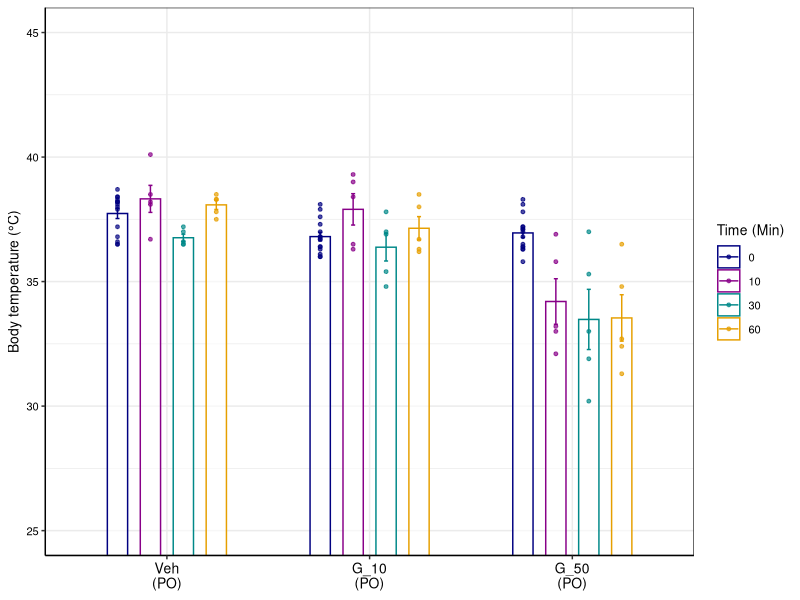
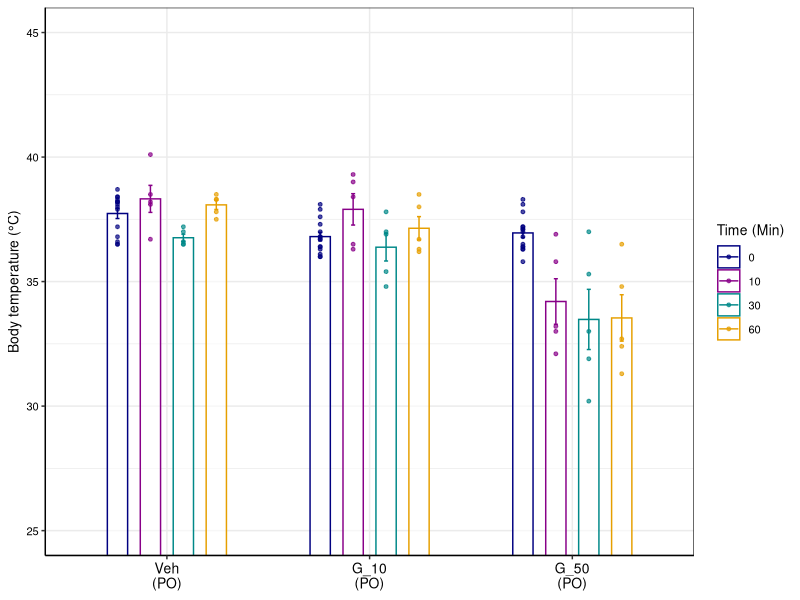

The R script that drew these images, in order:
## ---- chunk 1
library(dplyr)
library(readxl)
library(ggplot2)
library(multcomp)
## ---- chunk 2
temp_data <- read_excel("Male cohort 2 - PO/Data to plot - cohort 2.xlsx", sheet = "Temp_2")
temp_data$`Mouse Group` <- ifelse(temp_data$`Mouse Group` == 'Vehicle', 'Veh\n(PO)', ifelse(temp_data$`Mouse Group` == 'GDCA (10mg/kg, PO)', 'G_10\n(PO)', 'G_50\n(PO)'))
temp_data$`Mouse Group` <- factor(temp_data$`Mouse Group`,
                                levels = c("Veh\n(PO)", "G_10\n(PO)", "G_50\n(PO)"))
temp_data <- dplyr::rename(temp_data, MouseGroup = `Mouse Group`)

temp_data$Time <- factor(temp_data$Time, levels = c(0, 10, 30, 60))
## ---- chunk 3
custom_colors <- c("30"="#008888", "10"="#880088", "0"="#000080", "60"="#E69F00")

pd <- position_dodge(width = 0.65)

ggplot(temp_data, aes(x = MouseGroup, y = Value)) +
  stat_summary(
    aes(color = Time),
    fun = mean,
    geom = "bar",
    fill = "white",
    position = pd,
    width = 0.4,
    alpha = 0.6
  ) +
  stat_summary(
    aes(color = Time),
    fun.data = mean_se,
    geom = "errorbar",
    position = pd,
    width = 0.08
  ) +
  geom_point(
    aes(color = Time),
    position = pd,
    size = 1,
    alpha = 0.7
  ) +
  scale_color_manual(values = custom_colors) +
  labs(y = "Body temperature (°C)", color = "Time (Min)") +
  theme_bw() +
  theme(
    axis.line = element_line(color = "black"),
    axis.text.y = element_text(size = 8, color = "black"),
    axis.text.x = element_text(size = 10, color = "black"),
    axis.title.y = element_text(size = 10, color = "black"),
    axis.title.x = element_blank(),
    legend.text = element_text(size = 8, color = "black"),
    legend.title = element_text(size = 10, color = "black")
  ) +
  coord_cartesian(ylim = c(25, 45))

ggsave("Male cohort 2 - PO/Temp_Graph_cohort2.pdf", width = 4, height = 2)
## ---- chunk 4
# Vehicle
veh <- dplyr::filter(temp_data, MouseGroup == 'Veh\n(PO)')
# https://biostat.jhsph.edu/~iruczins/teaching/materials/code/av5/c.av5.a.html
anova_result_veh <- aov(Value ~ Time, data = veh)
summary(anova_result_veh)
dunnett_result_veh <- glht(anova_result_veh,
                               linfct=mcp(Time="Dunnett"))
summary(dunnett_result_veh)
confint(dunnett_result_veh)

# GDCA (10 mg/kg)
gdca_10 <- dplyr::filter(temp_data, MouseGroup == 'G_10\n(PO)')
anova_result_g10 <- aov(Value ~ Time, data = gdca_10)
summary(anova_result_g10)

# GDCA (50 mg/kg)
gdca_50 <- dplyr::filter(temp_data, MouseGroup == 'G_50\n(PO)')
anova_result_g50 <- aov(Value ~ Time, data = gdca_50)
summary(anova_result_g50)
dunnett_result_g50 <- glht(anova_result_g50,
                               linfct=mcp(Time="Dunnett"))
summary(dunnett_result_g50)
confint(dunnett_result_g50)
